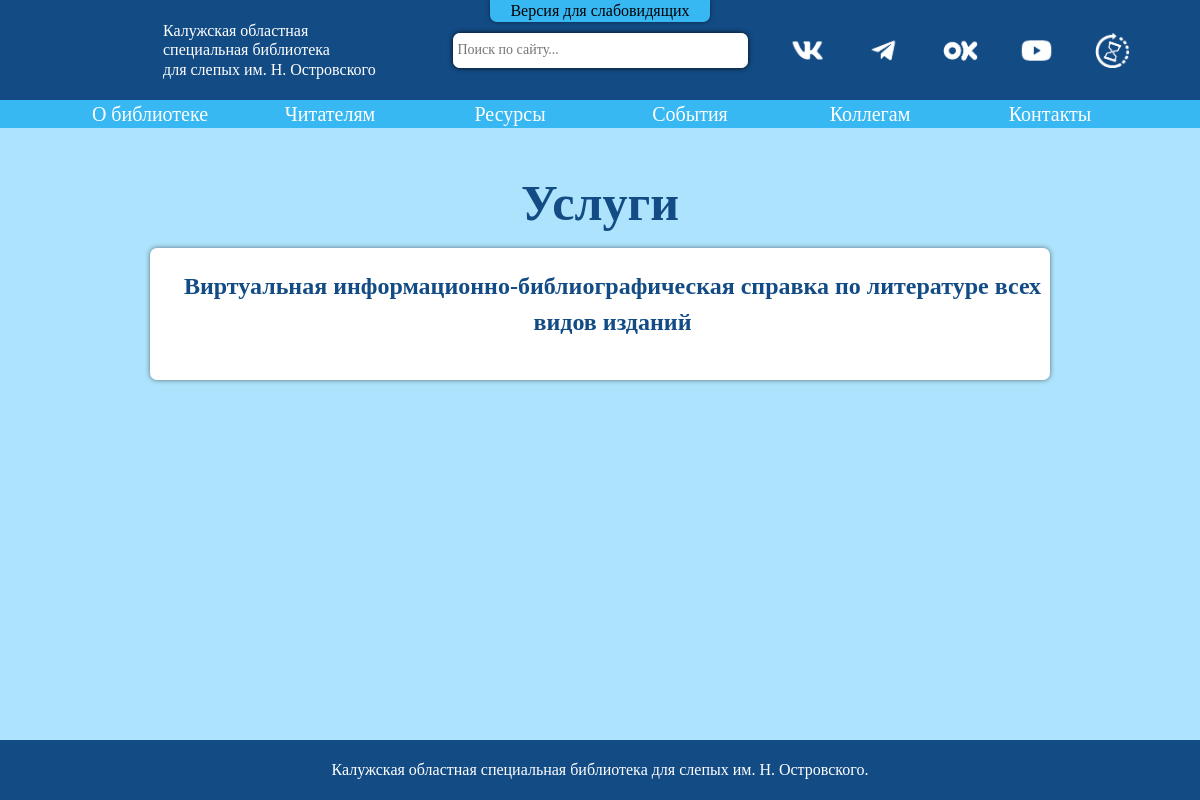
The app's page /readers/services/1, older data.
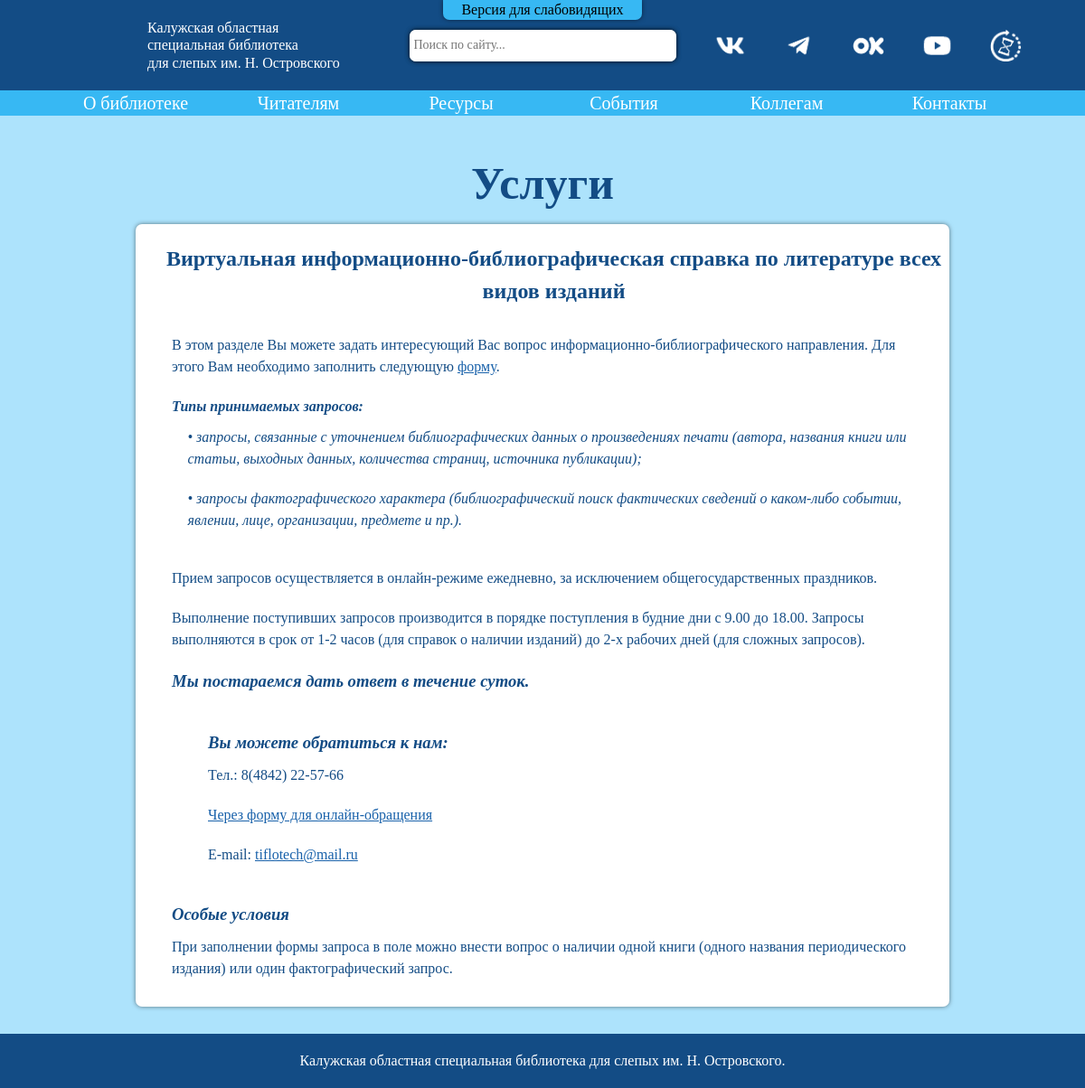
The same page, newer data.
### readers/models.py (models this page shows, shortened)
class MainPageService(models.Model):
    main_title = models.CharField(max_length=200)
    top_title = models.CharField(max_length=200)
    main_text = models.TextField(max_length=4000)
    list_title = models.CharField(max_length=200)

class MainPageServiceList(models.Model):
    main_page_fk = models.ForeignKey(MainPageService, on_delete=models.CASCADE)
    service = models.CharField(max_length=200)
    service_href = models.CharField(max_length=500, default="local", blank=True, null=True)

class ServiceElement(models.Model):
    main_page_service_list_fk = models.ForeignKey(MainPageServiceList, on_delete=models.CASCADE)
    priority = models.IntegerField(default=1, validators=[MinValueValidator(1), MaxValueValidator(100)])
    title = models.CharField(max_length=200, default=None, null=True, blank=True)
    text = models.TextField(max_length=65535, default=None, null=True, blank=True)
    contact_title = models.CharField(max_length=400, default=None, null=True, blank=True)
    contact_phone = models.CharField(max_length=400, default=None, null=True, blank=True)
    contact_form = models.CharField(max_length=400, default=None, null=True, blank=True)
    contact_form_href = models.CharField(max_length=400, default=None, null=True, blank=True)
    contact_email = models.CharField(max_length=400, default=None, null=True, blank=True)
    list_title = models.CharField(max_length=100, default=None, null=True, blank=True)

class ServiceList(models.Model):
    id_element = models.ForeignKey(ServiceElement, on_delete=models.CASCADE)
    list_element = models.CharField(max_length=400, default=None, null=True, blank=True)

### readers/views.py (the view)
# urls.py: path('readers/services/<int:number_part>', readers_views.services)
def services(request, number_part = 1):
    print(number_part)
    elem = []
    if number_part >= 1 and number_part <= 10:
        for element in ServiceElement.objects.filter(main_page_service_list_fk = number_part).order_by('priority'):
            elem.append(ElementServiceClass(element))
        for el in elem:
            if el.el_type == "contact":
                for l in el.el_list:
                    print(l)
        return render(request, 'index_readers.html',
                      {"name_part":"services",
                       "number_part":number_part,
                       "name_service":MainPageServiceList.objects.filter(id = number_part)[0].service,
                       "element":elem,
                       "test":"<a href='/'>FUCK</a> Your mom",
                       "main_sevice_content":MainPageService.objects.all()[0]},
                       )
    else:
        return(HttpResponsePermanentRedirect("/"))

### readers/views.py (called while the page is built)
    def text_conversion(self, serviceText):
        self.el_value = serviceText
        while "!a:" in self.el_value:
            temp = re.search(r'!a:(.)*\s(.)*\s!', self.el_value)
            temp = temp.group(0)
            temp = re.split(' ', temp, 2)
            temp = "<a href = '" + temp[1] + " ' target = '_blank' + class = 'a_info'>" + temp[2][0:-2] + "</a>"
            self.el_value = (re.sub(r'!a:(.)*\s(.)*\s!', temp, self.el_value))

    def check_contact(self, elementService):
        if elementService.contact_title != None or elementService.contact_phone != None or elementService.contact_form != None or elementService.contact_form_href != None or elementService.contact_email != None:
            return True
        else:
            return False

### readers/templates/index_readers.html (shortened to what this page needs)
{% load static %}
<html>
  <head>
    <link rel="stylesheet" id='styles_link' href="{% static "css/global_styles_blue_readers.css" %}" />
    <link rel="stylesheet" href="{% static "css/global_animations.css" %}" />
  </head>
  <body onload="show_body()"  id='body'>
  <div class="wrapper" id="wrapper">
    <header>
      <div class='header_container'>
        <div class="eyesight_container"> Версия для слабовидящих </div>
        <a name="up" class='logo_block' href="/" >
        <div class='logo_img picture'></div>
            <div class='top_name'>
              <span> Калужская областная </span>
              <span> специальная  библиотека  </span>
              <span> для слепых им. Н. Островского </span>
            </div>
          </a>
            <div class='search_block'>
              <div class="top_input_container">
                <input class='top_search_input'id='pc_search_input' type='text' placeholder="Поиск по сайту...">
                <div class="paper search_options">
                  <div class="search_option_zero">  </div>
                </div>
              </div>
            </div>
            <div class='top_buttons_block'>
              <a class='top_button'  target="_blank" href="https://vk.com/biblostrov">
                <div class='top_button_img' id='vk_button'> </div>
              </a>
              <a class='top_button'  target="_blank" href="https://t.me/biblostov">
                <div class='top_button_img' id='tg_button'> </div>
              </a>
              <a class='top_button' target="_blank" href="https://ok.ru/group/54523256438786" >
                <div class='top_button_img' id='ok_button'> </div>
              </a>
              <a class='top_button'  target="_blank" href="https://www.youtube.com/channel/UCA2C_qWCxFizkOUtimDhZrQ" >
                <div class='top_button_img' id='yt_button'> </div>
              </a>
              <a class='top_button'  target="_blank" href="http://slbook-kaluga.ru/?template=slbook_ic23" title = "Старый сайт">
                <div class='top_button_img' id='old_site'> </div>
              </a>
            </div>
          </div>
          <div class="header_menu">
            <div class="header_menu_container">
              <div class="menu_container">
                <div class="menu_button"> О библиотеке </div>
              </div>
              <div class="menu_container">
                <div class="menu_button"> Читателям </div>
              </div>
              <div class="menu_container">
                <div class="menu_button"> Ресурсы </div>
              </div>
              <div class="menu_container">
                <div class="menu_button"> События </div>
              </div>
              <div class="menu_container">
                <div class="menu_button"> Коллегам </div>
              </div>
              <div class="menu_container">
                <div class="menu_button"> Контакты </div>
              </div>
            </div>
          </div>
    </header>
    <div class="main_body" id="main_body">
        <div class="main_content" id="main_content">
          {% if name_part == "pastime" %}
          <div>
            <span>{{name_part}}</span>
          </div>
          {% elif name_part == "services" %}
            <h2 class="title_text">{{main_sevice_content.main_title}}</h2>
            {% if number_part == 0 %}
              <div class="service_main_page_container paper">
                <div class="service_main_page_content">
                  <h2 >{{main_sevice_content.top_title}}</h2>
                  <span class="text_block">{{main_sevice_content.main_text}}</span>
                  <h3>{{main_sevice_content.list_title}}</h3>
                  <div class="service_list_block">
                    {% for el in main_service_list %}
                      {% if el.service_href == "local" %}
                        <a class="a_info" href="/readers/services/{{el.id}}">{{el.id}}). {{el.service}}</a>
                      {% else %}
                        <a class="a_info" target="_blank" href="{{el.service_href}}">{{el.id}}). {{el.service}}</a>
                      {% endif %}
                    {% endfor %}
                  </div>
                </div>
              </div>
            {% else %}
            <div class="service_container paper">
              <h2 class="service_main_title">{{name_service}}</h2>
              <div class="service_content">
                {% for elem in element %}
                  {% if elem.el_type == "title" %}
                    <h3 class="service_title">{{elem.el_value}}</h3>
                  {% elif elem.el_type == "text" %}
                    <span class="text_block">{{elem.el_value|safe}}</span>
                  {% elif elem.el_type == "list" %}
                    {% if elem.el_value != None %}
                      <h4 class="service_title">{{elem.el_value}}</h4>
                    {% endif %}
                    <div class="text_help">
                      {% for list in elem.el_list %}
                        <span class="text_block">• {{list.list_element}}</span>
                      {% endfor %}
                    </div>
                  {% elif elem.el_type == "contact" %}
                  <div class="structure_list">
                    {% if elem.el_list.0 %}
                      <h3 class="service_title">{{elem.el_list.0}}</h3>
                    {% endif %}
                    {% if elem.el_list.1%}
                      <span class="text_block">Тел.: {{elem.el_list.1}}</span>
                    {% endif %}
                    {% if elem.el_list.2%}
                      <span class="text_block"><a class="a_info" href="{{elem.el_list.3}}">{{elem.el_list.2}}</a></span>
                    {% endif %}
                    {% if elem.el_list.4%}
                      <span class="text_block">E-mail: <a class="a_info" href="mailto:{{elem.el_list.4}}">{{elem.el_list.4}}</a></span>
                    {% endif %}
                  </div>
                  {% endif %}
                {% endfor %}
              </div>
            </div>
            {% endif %}
          {% endif %}
        </div>
    </div>
    <footer>
      <div class='footer_container flex'>
        <span> Калужская областная специальная библиотека для слепых им.&nbspН.&nbspОстровского. </span>
      </div>
    </footer>
  </div>
  </body>
</html>

Row changes from the older to the newer data that the page shows:
added ServiceElement: el_value "Типы принимаемых запросов:"
added ServiceList: list_element "запросы, связанные с уточнением библиографических данных о произведениях печати (автора, названия книги или статьи, выходных данных, количества страниц, источника публикации);"
added ServiceList: list_element "запросы фактографического характера (библиографический поиск фактических сведений о каком-либо событии, явлении, лице, организации, предмете и пр.)."
added ServiceElement: el_value "Прием запросов осуществляется в онлайн-режиме ежедневно, за исключением общегосударственных праздников."
added ServiceElement: el_value "Выполнение поступивших запросов производится в порядке поступления в будние дни с 9.00 до 18.00. Запросы выполняются в срок от 1-2 часов (для справок о наличии изданий) до 2-х рабочих дней (для сложных запросов)."
added ServiceElement: el_value "Мы постараемся дать ответ в течение суток."
added ServiceElement: el_list.0 "Вы можете обратиться к нам:", el_list.1 "8(4842) 22-57-66", el_list.2 "Через форму для онлайн-обращения", el_list.4 "tiflotech@mail.ru"
added ServiceElement: el_value "Особые условия"
added ServiceElement: el_value "При заполнении формы запроса в поле можно внести вопрос о наличии одной книги (одного названия периодического издания) или один фактографический запрос."
Text that changed along with them:
new list line: "В этом разделе Вы можете задать интересующий Вас вопрос информационно-библиографического направления. Для этого Вам необходимо заполнить следующую форму ."
new list line: "Тел.: E-mail:"
